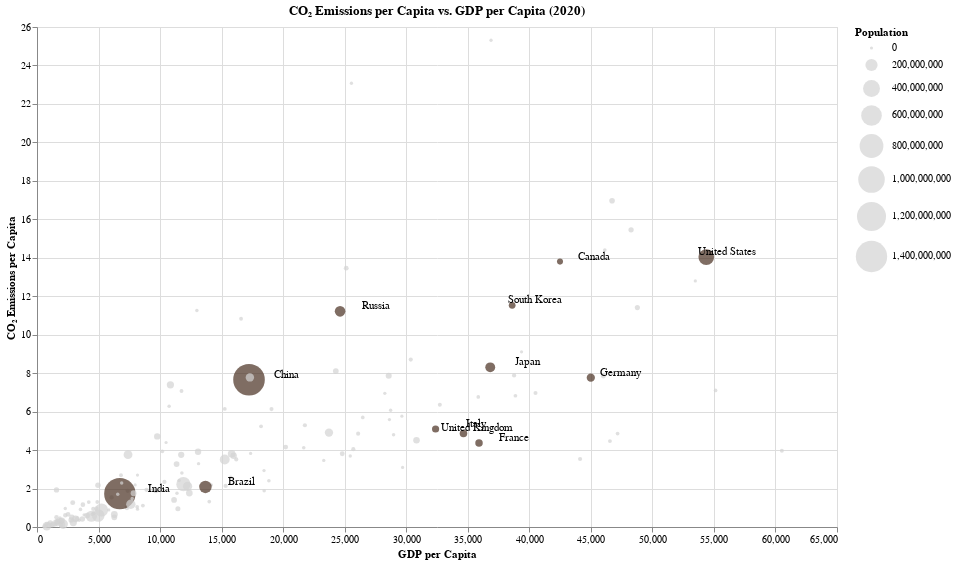

The notebook cell saved with this chart:
### Markdown cell above
## Chart 3: CO₂ Emissions per Capita vs. GDP per Capita (2020)

data: https://ourworldindata.org/grapher/co2-emissions-vs-gdp

Reference: https://altair-viz.github.io/gallery/multifeature_scatter_plot.html

### Code cell
# Define labeled countries
labeled_countries = [
    'China',
    'United States',
    'Russia',
    'Japan',
    'Germany',
    'United Kingdom',
    'India',
    'France',
    'Italy',
    'Canada',
    'South Korea',
    'Brazil'
]

# Load and prepare data function
def load_and_prepare_gdp_data(data_path):
   
    data = pd.read_csv(data_path)

    # Filter out countries with GDP per capita greater than 65,000 and remove 'World'
    filtered_data = data[(data['GDP per capita'] <= 65000) & (data['Entity'] != 'World')]

    # Filter for the year 2020 and remove rows with NaN in GDP per capita or Annual CO₂ emissions (per capita)
    filtered_data = filtered_data[(filtered_data['Year'] == 2020) & 
                                  (filtered_data['GDP per capita'].notna()) & 
                                  (filtered_data['Annual CO₂ emissions (per capita)'].notna()) &
                                  (filtered_data['Population (historical)'].notna())]

    return filtered_data

# Create scatter plot with highlighted countries
def create_gdp_scatter_plot(data):

    # Create a base layer of transparent points for labels
    base_layer = alt.Chart(data).mark_circle(size=100, opacity=0).encode(
        x=alt.X('GDP per capita:Q', title='GDP per Capita'),
        y=alt.Y('Annual CO₂ emissions (per capita):Q', title='CO₂ Emissions per Capita')
    )
    
    # Create the main layer with points sized by population
    main_layer = alt.Chart(data).mark_circle().encode(
        x=alt.X('GDP per capita:Q'),
        y=alt.Y('Annual CO₂ emissions (per capita):Q'),
        size=alt.Size('Population (historical):Q', scale=alt.Scale(range=[10, 1000]), title='Population'),
        color=alt.condition(
            (alt.datum.Entity == 'China') | 
            (alt.datum.Entity == 'United States') | 
            (alt.datum.Entity == 'Russia') | 
            (alt.datum.Entity == 'Japan') | 
            (alt.datum.Entity == 'Germany') | 
            (alt.datum.Entity == 'United Kingdom') | 
            (alt.datum.Entity == 'India') | 
            (alt.datum.Entity == 'France') | 
            (alt.datum.Entity == 'Italy') | 
            (alt.datum.Entity == 'Canada') | 
            (alt.datum.Entity == 'South Korea') | 
            (alt.datum.Entity == 'Brazil'),  
            alt.value('#492f21'),  # Color for highlighted countries
            alt.value('lightgrey')  # Color for the rest
        ))

    # Add labels for specific countries
    text_labels = base_layer.mark_text(
        align='right',
        baseline='bottom',
        dx=50  
    ).encode(
        text=alt.condition(
            (alt.datum.Entity == 'China') | 
            (alt.datum.Entity == 'United States') | 
            (alt.datum.Entity == 'Russia') | 
            (alt.datum.Entity == 'Japan') | 
            (alt.datum.Entity == 'Germany') | 
            (alt.datum.Entity == 'United Kingdom') | 
            (alt.datum.Entity == 'India') | 
            (alt.datum.Entity == 'France') | 
            (alt.datum.Entity == 'Italy') | 
            (alt.datum.Entity == 'Canada') | 
            (alt.datum.Entity == 'South Korea') | 
            (alt.datum.Entity == 'Brazil'),  
            'Entity:N',  
            alt.value('')  # No label for other countries
        )
    )

    # Combine the layers
    final_chart = (main_layer + text_labels).properties(
        title='CO₂ Emissions per Capita vs. GDP per Capita (2020)',
        width=800,
        height=500
    )

    return final_chart

# Display
data_path = '../data/co2-emissions-vs-gdp.csv'
data = load_and_prepare_gdp_data(data_path)
gdp_scatter_plot = create_gdp_scatter_plot(data)


gdp_scatter_plot.display()

### Figure 1 — Vega-Lite specification as saved in the notebook (floating-point values rounded to 4 significant figures; data arrays with more than 128 entries replaced by an {"elided": "..."} marker saying what was removed)
{"config": {"view": {"continuousWidth": 300, "continuousHeight": 300}}, "layer": [{"mark": {"type": "circle"}, "encoding": {"color": {"condition": {"test": "((((((((((((datum.Entity === 'China') || (datum.Entity === 'United States')) || (datum.Entity === 'Russia')) || (datum.Entity === 'Japan')) || (datum.Entity === 'Germany')) || (datum.Entity === 'United Kingdom')) || (datum.Entity === 'India')) || (datum.Entity === 'France')) || (datum.Entity === 'Italy')) || (datum.Entity === 'Canada')) || (datum.Entity === 'South Korea')) || (datum.Entity === 'Brazil'))", "value": "#492f21"}, "value": "lightgrey"}, "size": {"field": "Population (historical)", "scale": {"range": [10, 1000]}, "title": "Population", "type": "quantitative"}, "x": {"field": "GDP per capita", "type": "quantitative"}, "y": {"field": "Annual CO₂ emissions (per capita)", "type": "quantitative"}}}, {"mark": {"type": "text", "align": "right", "baseline": "bottom", "dx": 50}, "encoding": {"text": {"condition": {"test": "((((((((((((datum.Entity === 'China') || (datum.Entity === 'United States')) || (datum.Entity === 'Russia')) || (datum.Entity === 'Japan')) || (datum.Entity === 'Germany')) || (datum.Entity === 'United Kingdom')) || (datum.Entity === 'India')) || (datum.Entity === 'France')) || (datum.Entity === 'Italy')) || (datum.Entity === 'Canada')) || (datum.Entity === 'South Korea')) || (datum.Entity === 'Brazil'))", "field": "Entity", "type": "nominal"}, "value": ""}, "x": {"field": "GDP per capita", "title": "GDP per Capita", "type": "quantitative"}, "y": {"field": "Annual CO₂ emissions (per capita)", "title": "CO₂ Emissions per Capita", "type": "quantitative"}}}], "data": {"name": "data-f3bafe8adfeae5c45e287c467c0730d9"}, "height": 500, "title": "CO₂ Emissions per Capita vs. GDP per Capita (2020)", "width": 800, "$schema": "https://vega.github.io/schema/vega-lite/v5.20.1.json", "datasets": {"data-f3bafe8adfeae5c45e287c467c0730d9": {"elided": "159 records"}}}
